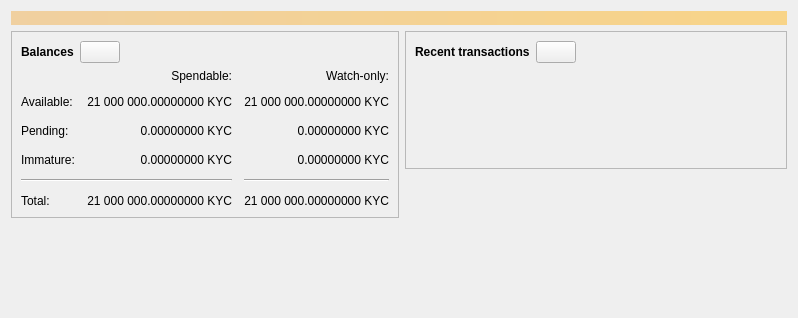
<?xml version="1.0" encoding="UTF-8"?>
<ui version="4.0">
 <class>OverviewPage</class>
 <widget class="QWidget" name="OverviewPage">
  <property name="geometry">
   <rect>
    <x>0</x>
    <y>0</y>
    <width>798</width>
    <height>318</height>
   </rect>
  </property>
  <property name="windowTitle">
   <string>Form</string>
  </property>
  <layout class="QVBoxLayout" name="topLayout">
   <item>
    <widget class="QLabel" name="labelAlerts">
     <property name="visible">
      <bool>false</bool>
     </property>
     <property name="styleSheet">
      <string notr="true">QLabel { background-color: qlineargradient(x1: 0, y1: 0, x2: 1, y2: 0, stop:0 #F0D0A0, stop:1 #F8D488); color:#000000; }</string>
     </property>
     <property name="wordWrap">
      <bool>true</bool>
     </property>
     <property name="margin">
      <number>3</number>
     </property>
     <property name="textInteractionFlags">
      <set>Qt::TextSelectableByMouse</set>
     </property>
    </widget>
   </item>
   <item>
    <layout class="QHBoxLayout" name="horizontalLayout" stretch="1,1">
     <item>
      <layout class="QVBoxLayout" name="verticalLayout_2">
       <item>
        <widget class="QFrame" name="frame">
         <property name="frameShape">
          <enum>QFrame::StyledPanel</enum>
         </property>
         <property name="frameShadow">
          <enum>QFrame::Raised</enum>
         </property>
         <layout class="QVBoxLayout" name="verticalLayout_4">
          <item>
           <layout class="QHBoxLayout" name="horizontalLayout_4">
            <item>
             <widget class="QLabel" name="label_5">
              <property name="font">
               <font>
                <weight>75</weight>
                <bold>true</bold>
               </font>
              </property>
              <property name="text">
               <string>Balances</string>
              </property>
             </widget>
            </item>
            <item>
             <widget class="QPushButton" name="labelWalletStatus">
              <property name="enabled">
               <bool>true</bool>
              </property>
              <property name="maximumSize">
               <size>
                <width>45</width>
                <height>16777215</height>
               </size>
              </property>
              <property name="toolTip">
               <string>The displayed information may be out of date. Your wallet automatically synchronizes with the Koyotecoin network after a connection is established, but this process has not completed yet.</string>
              </property>
              <property name="text">
               <string/>
              </property>
              <property name="icon">
               <iconset resource="../koyotecoin.qrc">
                <normaloff>:/icons/warning</normaloff>
                <disabledoff>:/icons/warning</disabledoff>:/icons/warning</iconset>
              </property>
              <property name="iconSize">
               <size>
                <width>24</width>
                <height>24</height>
               </size>
              </property>
             </widget>
            </item>
            <item>
             <spacer name="horizontalSpacer_3">
              <property name="orientation">
               <enum>Qt::Horizontal</enum>
              </property>
              <property name="sizeHint" stdset="0">
               <size>
                <width>40</width>
                <height>20</height>
               </size>
              </property>
             </spacer>
            </item>
           </layout>
          </item>
          <item>
           <layout class="QGridLayout" name="gridLayout">
            <property name="spacing">
             <number>12</number>
            </property>
            <item row="2" column="2">
             <widget class="QLabel" name="labelWatchPending">
              <property name="cursor">
               <cursorShape>IBeamCursor</cursorShape>
              </property>
              <property name="toolTip">
               <string>Unconfirmed transactions to watch-only addresses</string>
              </property>
              <property name="text">
               <string notr="true">0.00000000 KYC</string>
              </property>
              <property name="alignment">
               <set>Qt::AlignRight|Qt::AlignTrailing|Qt::AlignVCenter</set>
              </property>
              <property name="textInteractionFlags">
               <set>Qt::LinksAccessibleByMouse|Qt::TextSelectableByKeyboard|Qt::TextSelectableByMouse</set>
              </property>
             </widget>
            </item>
            <item row="2" column="1">
             <widget class="QLabel" name="labelUnconfirmed">
              <property name="cursor">
               <cursorShape>IBeamCursor</cursorShape>
              </property>
              <property name="toolTip">
               <string>Total of transactions that have yet to be confirmed, and do not yet count toward the spendable balance</string>
              </property>
              <property name="text">
               <string notr="true">0.00000000 KYC</string>
              </property>
              <property name="alignment">
               <set>Qt::AlignRight|Qt::AlignTrailing|Qt::AlignVCenter</set>
              </property>
              <property name="textInteractionFlags">
               <set>Qt::LinksAccessibleByMouse|Qt::TextSelectableByKeyboard|Qt::TextSelectableByMouse</set>
              </property>
             </widget>
            </item>
            <item row="3" column="2">
             <widget class="QLabel" name="labelWatchImmature">
              <property name="cursor">
               <cursorShape>IBeamCursor</cursorShape>
              </property>
              <property name="toolTip">
               <string>Mined balance in watch-only addresses that has not yet matured</string>
              </property>
              <property name="text">
               <string notr="true">0.00000000 KYC</string>
              </property>
              <property name="alignment">
               <set>Qt::AlignRight|Qt::AlignTrailing|Qt::AlignVCenter</set>
              </property>
              <property name="textInteractionFlags">
               <set>Qt::LinksAccessibleByMouse|Qt::TextSelectableByKeyboard|Qt::TextSelectableByMouse</set>
              </property>
             </widget>
            </item>
            <item row="4" column="0" colspan="2">
             <widget class="Line" name="line">
              <property name="orientation">
               <enum>Qt::Horizontal</enum>
              </property>
             </widget>
            </item>
            <item row="4" column="2">
             <widget class="Line" name="lineWatchBalance">
              <property name="sizePolicy">
               <sizepolicy hsizetype="Preferred" vsizetype="Fixed">
                <horstretch>0</horstretch>
                <verstretch>0</verstretch>
               </sizepolicy>
              </property>
              <property name="minimumSize">
               <size>
                <width>140</width>
                <height>0</height>
               </size>
              </property>
              <property name="orientation">
               <enum>Qt::Horizontal</enum>
              </property>
             </widget>
            </item>
            <item row="5" column="0">
             <widget class="QLabel" name="labelTotalText">
              <property name="text">
               <string>Total:</string>
              </property>
             </widget>
            </item>
            <item row="3" column="1">
             <widget class="QLabel" name="labelImmature">
              <property name="cursor">
               <cursorShape>IBeamCursor</cursorShape>
              </property>
              <property name="toolTip">
               <string>Mined balance that has not yet matured</string>
              </property>
              <property name="text">
               <string notr="true">0.00000000 KYC</string>
              </property>
              <property name="alignment">
               <set>Qt::AlignRight|Qt::AlignTrailing|Qt::AlignVCenter</set>
              </property>
              <property name="textInteractionFlags">
               <set>Qt::LinksAccessibleByMouse|Qt::TextSelectableByKeyboard|Qt::TextSelectableByMouse</set>
              </property>
             </widget>
            </item>
            <item row="2" column="3">
             <spacer name="horizontalSpacer_2">
              <property name="orientation">
               <enum>Qt::Horizontal</enum>
              </property>
              <property name="sizeHint" stdset="0">
               <size>
                <width>40</width>
                <height>20</height>
               </size>
              </property>
             </spacer>
            </item>
            <item row="3" column="0">
             <widget class="QLabel" name="labelImmatureText">
              <property name="text">
               <string>Immature:</string>
              </property>
             </widget>
            </item>
            <item row="5" column="1">
             <widget class="QLabel" name="labelTotal">
              <property name="cursor">
               <cursorShape>IBeamCursor</cursorShape>
              </property>
              <property name="toolTip">
               <string>Your current total balance</string>
              </property>
              <property name="text">
               <string notr="true">21 000 000.00000000 KYC</string>
              </property>
              <property name="alignment">
               <set>Qt::AlignRight|Qt::AlignTrailing|Qt::AlignVCenter</set>
              </property>
              <property name="textInteractionFlags">
               <set>Qt::LinksAccessibleByMouse|Qt::TextSelectableByKeyboard|Qt::TextSelectableByMouse</set>
              </property>
             </widget>
            </item>
            <item row="5" column="2">
             <widget class="QLabel" name="labelWatchTotal">
              <property name="cursor">
               <cursorShape>IBeamCursor</cursorShape>
              </property>
              <property name="toolTip">
               <string>Current total balance in watch-only addresses</string>
              </property>
              <property name="text">
               <string notr="true">21 000 000.00000000 KYC</string>
              </property>
              <property name="alignment">
               <set>Qt::AlignRight|Qt::AlignTrailing|Qt::AlignVCenter</set>
              </property>
              <property name="textInteractionFlags">
               <set>Qt::LinksAccessibleByMouse|Qt::TextSelectableByKeyboard|Qt::TextSelectableByMouse</set>
              </property>
             </widget>
            </item>
            <item row="0" column="2">
             <widget class="QLabel" name="labelWatchonly">
              <property name="text">
               <string>Watch-only:</string>
              </property>
              <property name="alignment">
               <set>Qt::AlignRight|Qt::AlignTrailing|Qt::AlignVCenter</set>
              </property>
             </widget>
            </item>
            <item row="1" column="0">
             <widget class="QLabel" name="labelBalanceText">
              <property name="text">
               <string>Available:</string>
              </property>
             </widget>
            </item>
            <item row="1" column="1">
             <widget class="QLabel" name="labelBalance">
              <property name="cursor">
               <cursorShape>IBeamCursor</cursorShape>
              </property>
              <property name="toolTip">
               <string>Your current spendable balance</string>
              </property>
              <property name="text">
               <string notr="true">21 000 000.00000000 KYC</string>
              </property>
              <property name="alignment">
               <set>Qt::AlignRight|Qt::AlignTrailing|Qt::AlignVCenter</set>
              </property>
              <property name="textInteractionFlags">
               <set>Qt::LinksAccessibleByMouse|Qt::TextSelectableByKeyboard|Qt::TextSelectableByMouse</set>
              </property>
             </widget>
            </item>
            <item row="1" column="2">
             <widget class="QLabel" name="labelWatchAvailable">
              <property name="cursor">
               <cursorShape>IBeamCursor</cursorShape>
              </property>
              <property name="toolTip">
               <string>Your current balance in watch-only addresses</string>
              </property>
              <property name="text">
               <string notr="true">21 000 000.00000000 KYC</string>
              </property>
              <property name="alignment">
               <set>Qt::AlignRight|Qt::AlignTrailing|Qt::AlignVCenter</set>
              </property>
              <property name="textInteractionFlags">
               <set>Qt::LinksAccessibleByMouse|Qt::TextSelectableByKeyboard|Qt::TextSelectableByMouse</set>
              </property>
             </widget>
            </item>
            <item row="2" column="0">
             <widget class="QLabel" name="labelPendingText">
              <property name="text">
               <string>Pending:</string>
              </property>
             </widget>
            </item>
            <item row="0" column="1">
             <widget class="QLabel" name="labelSpendable">
              <property name="text">
               <string>Spendable:</string>
              </property>
              <property name="alignment">
               <set>Qt::AlignRight|Qt::AlignTrailing|Qt::AlignVCenter</set>
              </property>
             </widget>
            </item>
           </layout>
          </item>
         </layout>
        </widget>
       </item>
       <item>
        <spacer name="verticalSpacer">
         <property name="orientation">
          <enum>Qt::Vertical</enum>
         </property>
         <property name="sizeHint" stdset="0">
          <size>
           <width>20</width>
           <height>40</height>
          </size>
         </property>
        </spacer>
       </item>
      </layout>
     </item>
     <item>
      <layout class="QVBoxLayout" name="verticalLayout_3">
       <item>
        <widget class="QFrame" name="frame_2">
         <property name="frameShape">
          <enum>QFrame::StyledPanel</enum>
         </property>
         <property name="frameShadow">
          <enum>QFrame::Raised</enum>
         </property>
         <layout class="QVBoxLayout" name="verticalLayout">
          <item>
           <layout class="QHBoxLayout" name="horizontalLayout_2">
            <item>
             <widget class="QLabel" name="label_4">
              <property name="font">
               <font>
                <weight>75</weight>
                <bold>true</bold>
               </font>
              </property>
              <property name="text">
               <string>Recent transactions</string>
              </property>
             </widget>
            </item>
            <item>
             <widget class="QPushButton" name="labelTransactionsStatus">
              <property name="enabled">
               <bool>true</bool>
              </property>
              <property name="maximumSize">
               <size>
                <width>45</width>
                <height>16777215</height>
               </size>
              </property>
              <property name="toolTip">
               <string>The displayed information may be out of date. Your wallet automatically synchronizes with the Koyotecoin network after a connection is established, but this process has not completed yet.</string>
              </property>
              <property name="text">
               <string/>
              </property>
              <property name="icon">
               <iconset resource="../koyotecoin.qrc">
                <normaloff>:/icons/warning</normaloff>
                <disabledoff>:/icons/warning</disabledoff>:/icons/warning</iconset>
              </property>
              <property name="iconSize">
               <size>
                <width>24</width>
                <height>24</height>
               </size>
              </property>
             </widget>
            </item>
            <item>
             <spacer name="horizontalSpacer">
              <property name="orientation">
               <enum>Qt::Horizontal</enum>
              </property>
              <property name="sizeHint" stdset="0">
               <size>
                <width>40</width>
                <height>20</height>
               </size>
              </property>
             </spacer>
            </item>
           </layout>
          </item>
          <item>
           <widget class="TransactionOverviewWidget" name="listTransactions">
            <property name="styleSheet">
             <string notr="true">QListView { background: transparent; }</string>
            </property>
            <property name="frameShape">
             <enum>QFrame::NoFrame</enum>
            </property>
            <property name="verticalScrollBarPolicy">
             <enum>Qt::ScrollBarAlwaysOff</enum>
            </property>
            <property name="horizontalScrollBarPolicy">
             <enum>Qt::ScrollBarAlwaysOff</enum>
            </property>
            <property name="sizeAdjustPolicy">
             <enum>QAbstractScrollArea::AdjustToContents</enum>
            </property>
            <property name="selectionMode">
             <enum>QAbstractItemView::NoSelection</enum>
            </property>
            <property name="uniformItemSizes">
             <bool>true</bool>
            </property>
           </widget>
          </item>
         </layout>
        </widget>
       </item>
       <item>
        <spacer name="verticalSpacer_2">
         <property name="orientation">
          <enum>Qt::Vertical</enum>
         </property>
         <property name="sizeHint" stdset="0">
          <size>
           <width>20</width>
           <height>40</height>
          </size>
         </property>
        </spacer>
       </item>
      </layout>
     </item>
    </layout>
   </item>
  </layout>
 </widget>
 <customwidgets>
  <customwidget>
   <class>TransactionOverviewWidget</class>
   <extends>QListView</extends>
   <header>qt/transactionoverviewwidget.h</header>
  </customwidget>
 </customwidgets>
 <resources/>
 <connections/>
</ui>
